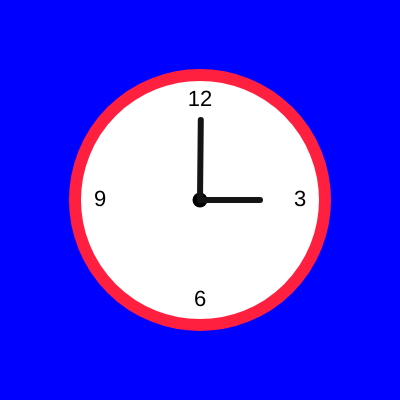
Frame 1 (no input)
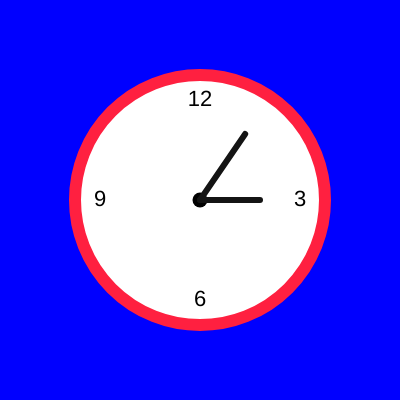
Frame 60 (no input)
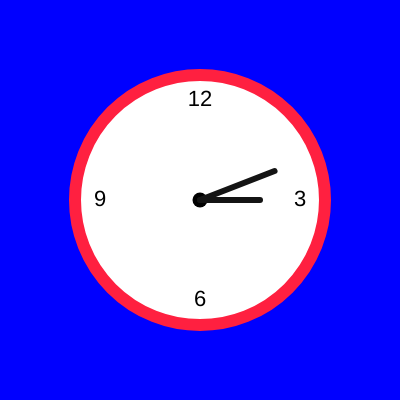
Frame 120 (the mouse pressed at the canvas centre since frame 60)

The p5.js sketch that drew these frames (run headless with seeded random() and noise() and a simulated clock; from frame 60 on, the mouse is pressed at the canvas centre):

// p5.js sketch
// ── sketch.js
let x = 210;
let y = 400;
let state = 0;
let timer = 0;
var cnv;

function centerCanvas() {
  var x = (windowWidth - width) / 2;
  var y = (windowHeight - height) / 2;
  cnv.position(x, y);
}

function setup() {
  cnv = createCanvas(400, 400);
  centerCanvas();
  textAlign(CENTER, CENTER);
}

function draw() {
  background("blue");
  switch (state) {
    case 0:
      stroke(255, 32, 64);
      strokeWeight(12);
      fill(255);
      ellipse(width / 2, height / 2, 250, 250);
      noStroke();
      fill("black");
      ellipse(width / 2, height / 2, 15, 15);
      stroke(20);
      strokeWeight(6);
      push();
      translate(width / 2, height / 2);
      rotate(frameCount / 100);
      line(0, 0, 0, -80);
      pop();
      line(width / 2, height / 2, 260, height / 2);
      noStroke();
      textSize(22);
      text("12", width / 2, height / 4);
      text("3", (width * 3) / 4, height / 2);
      text("6", width / 2, (height * 3) / 4);
      text("9", width / 4, height / 2);

      timer++;
      if (timer > 600) {
        timer = 0;
        state = 1;
      }

      break;

    case 1:
      noStroke();
      fill("yellow");
      circle(width / 2, y, width / 2);
      y = y - 1;
      if (y < -200) {
        y = 400;
      }
      fill(50, 192, 50);
      rect(0, (height * 2) / 3, width, height / 3);

      timer++;
      if (timer > 540) {
        timer = 0;
        state = 2;
      }

      break;

    case 2:
      stroke("brown");
      strokeWeight(0.5);
      fill(80, 50, 50);
      rect(width / 4, height / 4 - 50, width / 2, 25);
      rect(width / 4, (height * 3) / 4 + 25, width / 2, 25);
      fill(255, 210);
      noStroke();
      triangle(
        width / 2,
        height / 2,
        width / 4,
        height / 4 - 25,
        (width * 3) / 4,
        height / 4 - 25
      );
      triangle(
        width / 2,
        height / 2,
        width / 4,
        (height * 3) / 4 + 25,
        (width * 3) / 4,
        (height * 3) / 4 + 25
      );
      fill(200, 200, 60);
      triangle(width / 2, height / 2, 152, 140, 248, 140);
      quad(
        120,
        (height * 3) / 4,
        280,
        (height * 3) / 4,
        (width * 3) / 4,
        (height * 3) / 4 + 25,
        width / 4,
        (height * 3) / 4 + 25
      );
      stroke(128);
      ellipse(width / 2, x, 10, 20);
      x++;
      if (x > 310) {
        x = 210;
      }

      timer++;
      if (timer > 360) {
        timer = 0;
        state = 0;
      }

      break;
  }
}

function windowResized() {
  centerCanvas();
}
// function mouseReleased() {
//   state++;
//   if (state > 2) state = 0;
// }
